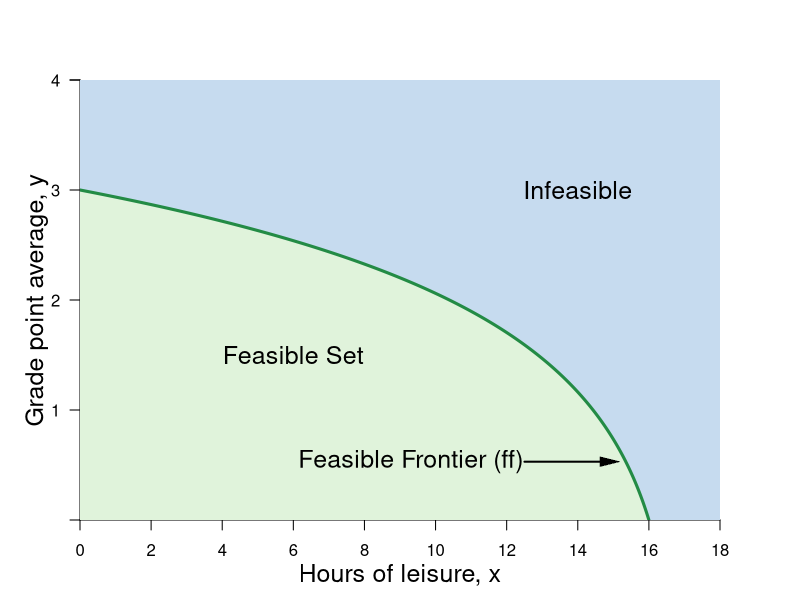

Reproduce this figure in R.
#Graph Designer: Simon Halliday & Madeleine Wettach '20
#Authors: Bowles, Foley and Halliday
#Title: Microeconomics: Competition, Conflict and Coordination

library(shape)
pdf(file = "constrained_optimization/step_by_step_graphs_3/ff_shaded_step3.pdf", width = 8, height = 8)

#Set parameters for graphics
axislabelsize <- 1.5
labelsize <- 1.1
graphlinewidth <- 3
segmentlinewidth <- 2

COL <- c("#7fc97f", "#beaed4", "#fdc086", "#ffff99", "#386cb0", "#f0027f", "#bf5b17", "#666666")
COLA <- c("#e0f3db", "#99d8c9","#66c2a4","#41ae76", "#238b45", "#005824")
COLB <- c("#c6dbef", "#4eb3d3", "#2b8cbe", "#0868ac","#084081")

#Edited the margins to cater for the larger LHS labels
par(mar =  c(4, 4, 4, 4))

#Change this to make it log of l 

# ppf <- function(l, k = 0.5) {
#   k * (1/l)
# }

ppf <- function(x, k = 1.058868, maxx = 17) {
  k*(log(maxx -  x))
}

uFn <- function(x, y, alpha = 0.3){
  (x^alpha)*(y^(1-alpha))
}

ylims <- c(0, 4)
xlims <- c(0, 18)

npts <- 501 
x <- seq(xlims[1], xlims[2], length.out = npts)
y <- seq(ylims[1], ylims[2], length.out = npts) 
#a <- c(3.5, 4.58, 5.5) #alpha = 0.5
#a <- c(3, 3.9, 5) #alpha = 0.4
a <- c(2.58, 3.38, 4.28) #alpha = 0.3

plot(0, 0, xlim = xlims, ylim = ylims, type = "n",
     xlab = expression(paste("")),
     ylab = expression(paste("")), 
     xaxt = "n", 
     yaxt = "n", 
     cex.lab = axislabelsize, 
     bty = "n", 
     xaxs="i", 
     yaxs="i"
)


# ticksy <- seq(from = 0, to = ylims[2], by = 1)
# ylabels <- seq(from = 0, to = ylims[2], by = 1)
ticksx <- seq(from = 0, to = xlims[2], by = 2)
xlabels <- seq(from = 0, to = xlims[2], by = 2)
ticksy <- c(ylims[1], 1, 2, 3, 4, ylims[2])
ylabels <- c(NA, 1, 2, 3, 4, NA)
# ticksx <- c(xlims[1], 5.25, 8.944272, xlims[2])
# xlabels <- c(NA, expression(paste(x,"*")), expression(paste(bar(x))), NA)

axis(1, at = ticksx, pos = 0, labels = xlabels)
axis(2, at = ticksy, pos = 0, labels = ylabels, las = 1)

npts <- 500 
xx1 <- seq(xlims[1], xlims[2], length.out = npts)
xx2 <- seq(0, xlims[2], length.out = npts)
xx3 <- seq(xlims[1], 0, length.out = npts)
xx4 <- seq(-11, 0, length.out = npts)

#Draw the polygon for shading the feasible set
xpoly1 <- seq(from = xlims[1], to = 16, length.out = 500)
ypoly1 <- ppf(xpoly1, k = 1.058868, maxx = 17)
polygon(x = c(xpoly1, xpoly1[1]), y = c(ypoly1, rev(ypoly1)[1]), col=COLA[1], density=NULL, border = NA)
polygon(x = c(xlims[2], xlims[2], rev(xpoly1), 0),
        y = c(ylims[2], 0, rev(ypoly1), ylims[2]), 
        col=COLB[1], density=NULL, border = NA)


#Draw the graphs
lines(xx1, ppf(xx1, k = 1.058868, maxx = 17), col = COLA[5], lwd = graphlinewidth)
#lines(xx2, fishProd(xx2, k = 2), col = COLB[3], lwd = graphlinewidth)
#lines(xx3, feasibleLabor(xx3, time = 10), col = COL[3], lwd = graphlinewidth)
#lines(xx4, manufactureProd(xx4, k = 0.1, alpha = 2), col = COLB[4], lwd = graphlinewidth)

#Label the feasible frontier
text(9.3, 0.53, expression("Feasible Frontier (ff)"), cex = axislabelsize)
Arrows(12.5, 0.53, 14.9, 0.53, col = "black", lty = 1, lwd = 2, arr.type = "triangle", arr.lwd = 0.5)

text(6, 1.5, expression("Feasible Set"), cex = axislabelsize)
text(14, 3, expression("Infeasible"), cex = axislabelsize)

#Axis labels
mtext(expression(paste("Hours of leisure, ", x)), side = 1, line = 2.5, cex = axislabelsize)
text(-1.2, 0.5*ylims[2], expression(paste("Grade point average, ", y)), xpd = TRUE, cex = axislabelsize, srt = 90) 

#Add mrs = mrt at i
# text(8, 2.8, expression(paste(mrs(x,y) == mrt(x,y))), cex = labelsize)
# Arrows(8, 2.75, 8, 2.45, col = "black", lty = 1, lwd = 2, arr.type = "triangle", arr.lwd = 0.5)

#Label the indifference curves
# text(17, 1, expression(u[1]^A), cex = labelsize)
# text(17, 1.55, expression(u[2]^A), cex = labelsize)
# text(17, 2.25, expression(u[3]^A), cex = labelsize)

#Annotate max u point on feasibility frontier
# text(8.4, ppf(8) + 0.1, expression(paste(i)), cex = labelsize)
# segments(8, 0, 8, ppf(x = 8), lty = 2, col = "gray", lwd = segmentlinewidth)
# segments(0, ppf(x = 8), 8, ppf(x = 8), lty = 2, col = "gray", lwd = segmentlinewidth)
# points(8, ppf(x = 8), pch = 16, col = "black", cex = 1.5)
# 
# text(2.4, ppf(2) + 0.1, expression(paste(a)), cex = labelsize)
# segments(2, 0, 2, ppf(x = 2), lty = 2, col = "gray", lwd = segmentlinewidth)
# segments(0, ppf(x = 2), 2, ppf(x = 2), lty = 2, col = "gray", lwd = segmentlinewidth)
# points(2, ppf(x = 2), pch = 16, col = "black", cex = 1.5)
# 
# 
# text(14.15, ppf(13.75) + 0.1, expression(paste(b)), cex = labelsize)
# segments(13.75, 0, 13.75, ppf(x = 13.75), lty = 2, col = "gray", lwd = segmentlinewidth)
# segments(0, ppf(x = 13.75), 13.75, ppf(x = 13.75), lty = 2, col = "gray", lwd = segmentlinewidth)
# points(13.75, ppf(x = 13.75), pch = 16, col = "black", cex = 1.5)



dev.off()
